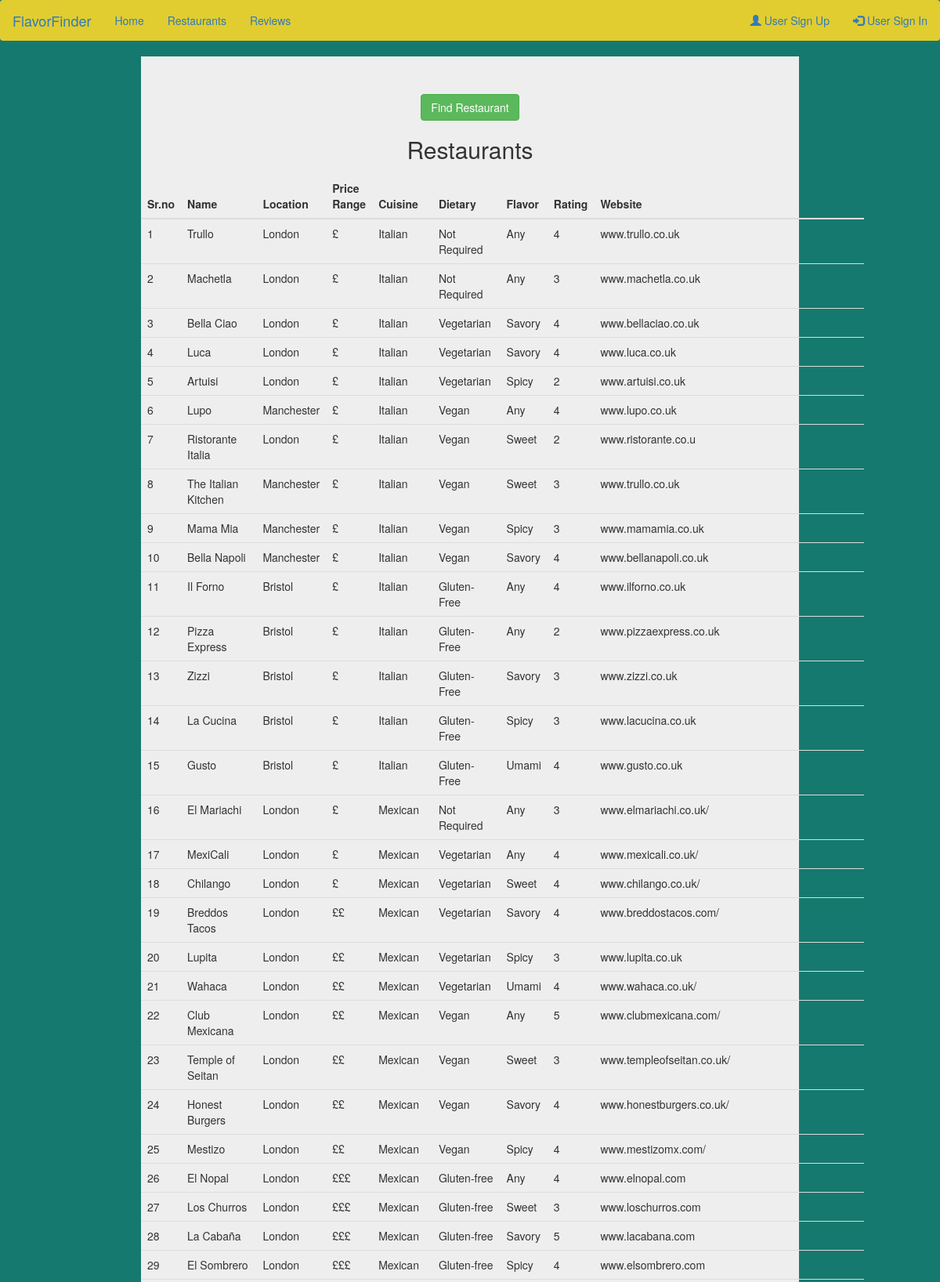
Screenshot of /restaurants_list.php (upper part) with the database file from the repository.
### tables this page shows
CREATE TABLE `r_restaurant` (
  `r_id` int(11) NOT NULL,
  `r_name` varchar(255) NOT NULL,
  `location` varchar(255) NOT NULL,
  `price_range` varchar(10) NOT NULL,
  `cuisine` varchar(255) NOT NULL,
  `dietary` varchar(255) NOT NULL,
  `flavor` varchar(255) NOT NULL,
  `rating` decimal(1,0) NOT NULL,
  `website` varchar(255) NOT NULL,
  `image` varchar(255) NOT NULL
);

### restaurants_list.php (the view, shortened to what this page needs)
    <?php
include 'header.php';
    include "database.php";
?>
 <div class="jumbotron other-color">
 <div class="center-btn">
  <a href="questionnaire.php" role="button" class="btn btn-success">Find Restaurant</a>
</div>
<p> <h2 class="text-center"> Restaurants </h2> </p>
     <?php $sql_rest="SELECT r_id, r_name, location, price_range, cuisine, dietary, flavor,rating, website from r_restaurant";?>
      <?php $result = $conn->query($sql_rest);?>
    <?php if ($result->num_rows >0) {
    ?>
             <div class="table-group">
  <table class="table">
    <thead>
      <tr>
        <th>Sr.no</th>
		<th>Name</th>
        <th>Location</th>
        <th>Price Range</th>
        <th>Cuisine</th>
        <th>Dietary</th>
        <th>Flavor</th>
		<th>Rating</th>
		<th>Website</th>
      </tr>
    </thead>
    <tbody>
      <?php while ($row = $result->fetch_assoc()) { ?>
        <tr>
          <td><?php echo $row['r_id']; ?></td>
          <td><?php echo $row['r_name']; ?></td>
          <td><?php echo $row['location']; ?></td>
          <td><?php echo $row['price_range']; ?></td>
          <td><?php echo $row['cuisine']; ?></td>
          <td><?php echo $row['dietary']; ?></td>
		  <td><?php echo $row['flavor']; ?></td>
		  <td><?php echo $row['rating']; ?></td>
		  <td><?php echo $row['website']; ?></td>
           <?php
		  }
?>
        </tr>
      <?php } ?>
    </tbody>
  </table>
</div>
     </div>

### header.php (shortened to what this page needs)
<!DOCTYPE html>
<html lang="en">
<head>
  <link rel="stylesheet" href="http://maxcdn.bootstrapcdn.com/bootstrap/3.3.6/css/bootstrap.min.css">
    </head>
<body>
    <nav class="navbar navbar-expand-lg"style="background-color: #E1CD30; other-color: E1CD30;">
  <div class="container-fluid">
    <div class="navbar-header">
		<a class="navbar-brand" href="index.php">FlavorFinder</a>
		</div>
   <?php if(isset($_SESSION['u_id']) && !empty($_SESSION['u_id']) )
		 { ?>
          <ul class="nav navbar-nav">
		  <li class="active"><a href="questionnaire.php">Discover</a></li>
           <li class="active"><a href="restaurants_list.php">Restaurants</a></li>
		   <li class="active"><a href="reviews_list.php">Reviews</a></li>
		   </ul>
        <ul class="nav navbar-nav navbar-right">
            <li><a href="profile.php"><span class="glyphicon glyphicon-user"></span>
          <?php echo $_SESSION['u_name']; ?>
          </a></li>
            <li><a href="logout.php"><span class="glyphicon glyphicon-off"></span> User Log out</a></li>
        </ul>
    <?php }
      else { ?>
		<ul class="nav navbar-nav">
				<li class="active"><a href="index.php">Home</a></li>
                <li class="active">
                    <a class="nav-link" href="signin.php">Restaurants</a>
                </li>
                <li class="active">
                    <a class="nav-link" href="signin.php">Reviews</a>
				</li>
            </ul>
        <ul class="nav navbar-nav navbar-right">
		<li><a href="signup.php"><span class="glyphicon glyphicon-user"></span> User Sign Up</a></li>
      <li><a href="signin.php"><span class="glyphicon glyphicon-log-in"></span> User Sign In</a></li>
    </ul>
      <?php
           }
      ?>
  </div>
</nav>

### header.php (style rules this page uses)
.other-color { margin: auto; width:70%; height: 90%; }

### restaurants_list.php (style rules this page uses)
body { background-color: #16796F; }
.center-btn { text-align: center; }

### rows the page displays
r_restaurant: r_id "1", r_name "Trullo", location "London", price_range "£", cuisine "Italian", dietary "Not Required", flavor "Any", rating "4", website "www.trullo.co.uk"
r_restaurant: r_id "2", r_name "Machetla", location "London", price_range "£", cuisine "Italian", dietary "Not Required", flavor "Any", rating "3", website "www.machetla.co.uk"
r_restaurant: r_id "3", r_name "Bella Ciao", location "London", price_range "£", cuisine "Italian", dietary "Vegetarian", flavor "Savory", rating "4", website "www.bellaciao.co.uk"
r_restaurant: r_id "4", r_name "Luca", location "London", price_range "£", cuisine "Italian", dietary "Vegetarian", flavor "Savory", rating "4", website "www.luca.co.uk"
r_restaurant: r_id "5", r_name "Artuisi", location "London", price_range "£", cuisine "Italian", dietary "Vegetarian", flavor "Spicy", rating "2", website "www.artuisi.co.uk"
r_restaurant: r_id "6", r_name "Lupo", location "Manchester", price_range "£", cuisine "Italian", dietary "Vegan", flavor "Any", rating "4", website "www.lupo.co.uk"
r_restaurant: r_id "7", r_name "Ristorante Italia", location "London", price_range "£", cuisine "Italian", dietary "Vegan", flavor "Sweet", rating "2", website "www.ristorante.co.u"
r_restaurant: r_id "8", r_name "The Italian Kitchen", location "Manchester", price_range "£", cuisine "Italian", dietary "Vegan", flavor "Sweet", rating "3", website "www.trullo.co.uk"
r_restaurant: r_id "9", r_name "Mama Mia", location "Manchester", price_range "£", cuisine "Italian", dietary "Vegan", flavor "Spicy", rating "3", website "www.mamamia.co.uk"
r_restaurant: r_id "10", r_name "Bella Napoli", location "Manchester", price_range "£", cuisine "Italian", dietary "Vegan", flavor "Savory", rating "4", website "www.bellanapoli.co.uk"
r_restaurant: r_id "11", r_name "Il Forno", location "Bristol", price_range "£", cuisine "Italian", dietary "Gluten-Free", flavor "Any", rating "4", website "www.ilforno.co.uk"
r_restaurant: r_id "12", r_name "Pizza Express", location "Bristol", price_range "£", cuisine "Italian", dietary "Gluten-Free", flavor "Any", rating "2", website "www.pizzaexpress.co.uk"
r_restaurant: r_id "13", r_name "Zizzi", location "Bristol", price_range "£", cuisine "Italian", dietary "Gluten-Free", flavor "Savory", rating "3", website "www.zizzi.co.uk"
r_restaurant: r_id "14", r_name "La Cucina", location "Bristol", price_range "£", cuisine "Italian", dietary "Gluten-Free", flavor "Spicy", rating "3", website "www.lacucina.co.uk"
r_restaurant: r_id "15", r_name "Gusto", location "Bristol", price_range "£", cuisine "Italian", dietary "Gluten-Free", flavor "Umami", rating "4", website "www.gusto.co.uk"
r_restaurant: r_id "16", r_name "El Mariachi", location "London", price_range "£", cuisine "Mexican", dietary "Not Required", flavor "Any", rating "3", website "www.elmariachi.co.uk/"
r_restaurant: r_id "17", r_name "MexiCali", location "London", price_range "£", cuisine "Mexican", dietary "Vegetarian", flavor "Any", rating "4", website "www.mexicali.co.uk/"
r_restaurant: r_id "18", r_name "Chilango", location "London", price_range "£", cuisine "Mexican", dietary "Vegetarian", flavor "Sweet", rating "4", website "www.chilango.co.uk/"
r_restaurant: r_id "19", r_name "Breddos Tacos", location "London", price_range "££", cuisine "Mexican", dietary "Vegetarian", flavor "Savory", rating "4", website "www.breddostacos.com/"
r_restaurant: r_id "20", r_name "Lupita", location "London", price_range "££", cuisine "Mexican", dietary "Vegetarian", flavor "Spicy", rating "3", website "www.lupita.co.uk"
r_restaurant: r_id "21", r_name "Wahaca", location "London", price_range "££", cuisine "Mexican", dietary "Vegetarian", flavor "Umami", rating "4", website "www.wahaca.co.uk/"
r_restaurant: r_id "22", r_name "Club Mexicana", location "London", price_range "££", cuisine "Mexican", dietary "Vegan", flavor "Any", rating "5", website "www.clubmexicana.com/"
r_restaurant: r_id "23", r_name "Temple of Seitan", location "London", price_range "££", cuisine "Mexican", dietary "Vegan", flavor "Sweet", rating "3", website "www.templeofseitan.co.uk/"
r_restaurant: r_id "24", r_name "Honest Burgers", location "London", price_range "££", cuisine "Mexican", dietary "Vegan", flavor "Savory", rating "4", website "www.honestburgers.co.uk/"
r_restaurant: r_id "25", r_name "Mestizo", location "London", price_range "££", cuisine "Mexican", dietary "Vegan", flavor "Spicy", rating "4", website "www.mestizomx.com/"
r_restaurant: r_id "26", r_name "El Nopal", location "London", price_range "£££", cuisine "Mexican", dietary "Gluten-free", flavor "Any", rating "4", website "www.elnopal.com"
r_restaurant: r_id "27", r_name "Los Churros", location "London", price_range "£££", cuisine "Mexican", dietary "Gluten-free", flavor "Sweet", rating "3", website "www.loschurros.com"
r_restaurant: r_id "28", r_name "La Cabaña", location "London", price_range "£££", cuisine "Mexican", dietary "Gluten-free", flavor "Savory", rating "5", website "www.lacabana.com"
r_restaurant: r_id "29", r_name "El Sombrero", location "London", price_range "£££", cuisine "Mexican", dietary "Gluten-free", flavor "Spicy", rating "4", website "www.elsombrero.com"
